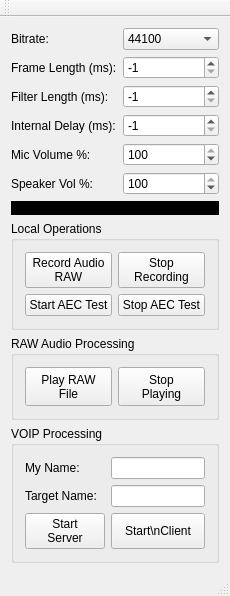
<?xml version="1.0" encoding="UTF-8"?>
<ui version="4.0">
 <class>MainWindow</class>
 <widget class="QMainWindow" name="MainWindow">
  <property name="geometry">
   <rect>
    <x>0</x>
    <y>0</y>
    <width>208</width>
    <height>596</height>
   </rect>
  </property>
  <property name="windowTitle">
   <string>MainWindow</string>
  </property>
  <widget class="QWidget" name="centralWidget">
   <layout class="QGridLayout" name="gridLayout">
    <item row="5" column="0">
     <widget class="QLabel" name="label_3">
      <property name="text">
       <string>Mic Volume %:</string>
      </property>
     </widget>
    </item>
    <item row="1" column="1">
     <widget class="QSpinBox" name="spinBox_3">
      <property name="minimum">
       <number>-1</number>
      </property>
      <property name="maximum">
       <number>1000</number>
      </property>
      <property name="value">
       <number>-1</number>
      </property>
     </widget>
    </item>
    <item row="5" column="1">
     <widget class="QSpinBox" name="spinBox_4">
      <property name="maximum">
       <number>100</number>
      </property>
      <property name="value">
       <number>100</number>
      </property>
     </widget>
    </item>
    <item row="4" column="0">
     <widget class="QLabel" name="label_4">
      <property name="text">
       <string>Internal Delay (ms):</string>
      </property>
     </widget>
    </item>
    <item row="6" column="0">
     <widget class="QLabel" name="label_6">
      <property name="text">
       <string>Speaker Vol %:</string>
      </property>
     </widget>
    </item>
    <item row="4" column="1">
     <widget class="QSpinBox" name="spinBox_2">
      <property name="minimum">
       <number>-1</number>
      </property>
      <property name="maximum">
       <number>1000</number>
      </property>
      <property name="value">
       <number>-1</number>
      </property>
     </widget>
    </item>
    <item row="7" column="0" colspan="2">
     <widget class="QLabel" name="label_7">
      <property name="sizePolicy">
       <sizepolicy hsizetype="Preferred" vsizetype="Preferred">
        <horstretch>0</horstretch>
        <verstretch>0</verstretch>
       </sizepolicy>
      </property>
      <property name="styleSheet">
       <string notr="true">background-color: rgb(0, 0, 0);</string>
      </property>
      <property name="text">
       <string>SPEECH STATE</string>
      </property>
      <property name="alignment">
       <set>Qt::AlignCenter</set>
      </property>
     </widget>
    </item>
    <item row="0" column="0">
     <widget class="QLabel" name="label">
      <property name="text">
       <string>Bitrate:</string>
      </property>
     </widget>
    </item>
    <item row="10" column="0" colspan="2">
     <widget class="QGroupBox" name="groupBox_2">
      <property name="sizePolicy">
       <sizepolicy hsizetype="Expanding" vsizetype="Expanding">
        <horstretch>0</horstretch>
        <verstretch>0</verstretch>
       </sizepolicy>
      </property>
      <property name="title">
       <string>RAW Audio Processing</string>
      </property>
      <layout class="QGridLayout" name="gridLayout_3">
       <item row="0" column="0">
        <widget class="QPushButton" name="pushButton_4">
         <property name="sizePolicy">
          <sizepolicy hsizetype="Expanding" vsizetype="Expanding">
           <horstretch>0</horstretch>
           <verstretch>0</verstretch>
          </sizepolicy>
         </property>
         <property name="text">
          <string>Play RAW
File</string>
         </property>
        </widget>
       </item>
       <item row="0" column="1">
        <widget class="QPushButton" name="pushButton_7">
         <property name="sizePolicy">
          <sizepolicy hsizetype="Expanding" vsizetype="Expanding">
           <horstretch>0</horstretch>
           <verstretch>0</verstretch>
          </sizepolicy>
         </property>
         <property name="text">
          <string>Stop
Playing</string>
         </property>
        </widget>
       </item>
      </layout>
     </widget>
    </item>
    <item row="3" column="0">
     <widget class="QLabel" name="label_2">
      <property name="text">
       <string>Filter Length (ms):</string>
      </property>
     </widget>
    </item>
    <item row="8" column="0" colspan="2">
     <widget class="QGroupBox" name="groupBox">
      <property name="sizePolicy">
       <sizepolicy hsizetype="Expanding" vsizetype="Expanding">
        <horstretch>0</horstretch>
        <verstretch>0</verstretch>
       </sizepolicy>
      </property>
      <property name="title">
       <string>Local Operations</string>
      </property>
      <layout class="QGridLayout" name="gridLayout_2">
       <item row="0" column="0">
        <widget class="QPushButton" name="pushButton">
         <property name="sizePolicy">
          <sizepolicy hsizetype="Expanding" vsizetype="Expanding">
           <horstretch>0</horstretch>
           <verstretch>0</verstretch>
          </sizepolicy>
         </property>
         <property name="text">
          <string>Record Audio
RAW</string>
         </property>
        </widget>
       </item>
       <item row="0" column="1">
        <widget class="QPushButton" name="pushButton_2">
         <property name="sizePolicy">
          <sizepolicy hsizetype="Expanding" vsizetype="Expanding">
           <horstretch>0</horstretch>
           <verstretch>0</verstretch>
          </sizepolicy>
         </property>
         <property name="text">
          <string>Stop
Recording</string>
         </property>
        </widget>
       </item>
       <item row="1" column="0">
        <widget class="QPushButton" name="pushButton_5">
         <property name="sizePolicy">
          <sizepolicy hsizetype="Expanding" vsizetype="Expanding">
           <horstretch>0</horstretch>
           <verstretch>0</verstretch>
          </sizepolicy>
         </property>
         <property name="text">
          <string>Start AEC Test</string>
         </property>
        </widget>
       </item>
       <item row="1" column="1">
        <widget class="QPushButton" name="pushButton_6">
         <property name="sizePolicy">
          <sizepolicy hsizetype="Expanding" vsizetype="Expanding">
           <horstretch>0</horstretch>
           <verstretch>0</verstretch>
          </sizepolicy>
         </property>
         <property name="text">
          <string>Stop AEC Test</string>
         </property>
        </widget>
       </item>
      </layout>
     </widget>
    </item>
    <item row="6" column="1">
     <widget class="QSpinBox" name="spinBox_5">
      <property name="maximum">
       <number>100</number>
      </property>
      <property name="value">
       <number>100</number>
      </property>
     </widget>
    </item>
    <item row="3" column="1">
     <widget class="QSpinBox" name="spinBox">
      <property name="minimum">
       <number>-1</number>
      </property>
      <property name="maximum">
       <number>1000</number>
      </property>
      <property name="value">
       <number>-1</number>
      </property>
     </widget>
    </item>
    <item row="1" column="0">
     <widget class="QLabel" name="label_5">
      <property name="text">
       <string>Frame Length (ms):</string>
      </property>
     </widget>
    </item>
    <item row="0" column="1">
     <widget class="QComboBox" name="comboBox">
      <property name="currentIndex">
       <number>2</number>
      </property>
      <item>
       <property name="text">
        <string>8000</string>
       </property>
      </item>
      <item>
       <property name="text">
        <string>16000</string>
       </property>
      </item>
      <item>
       <property name="text">
        <string>44100</string>
       </property>
      </item>
     </widget>
    </item>
    <item row="11" column="0" colspan="2">
     <widget class="QGroupBox" name="groupBox_3">
      <property name="title">
       <string>VOIP Processing</string>
      </property>
      <layout class="QGridLayout" name="gridLayout_4">
       <item row="0" column="1">
        <widget class="QLineEdit" name="lineEdit">
         <property name="sizePolicy">
          <sizepolicy hsizetype="Expanding" vsizetype="Expanding">
           <horstretch>0</horstretch>
           <verstretch>0</verstretch>
          </sizepolicy>
         </property>
        </widget>
       </item>
       <item row="0" column="0">
        <widget class="QLabel" name="label_8">
         <property name="sizePolicy">
          <sizepolicy hsizetype="Expanding" vsizetype="Expanding">
           <horstretch>0</horstretch>
           <verstretch>0</verstretch>
          </sizepolicy>
         </property>
         <property name="text">
          <string>My Name:</string>
         </property>
        </widget>
       </item>
       <item row="1" column="0">
        <widget class="QLabel" name="label_9">
         <property name="sizePolicy">
          <sizepolicy hsizetype="Expanding" vsizetype="Expanding">
           <horstretch>0</horstretch>
           <verstretch>0</verstretch>
          </sizepolicy>
         </property>
         <property name="text">
          <string>Target Name:</string>
         </property>
        </widget>
       </item>
       <item row="1" column="1">
        <widget class="QLineEdit" name="lineEdit_2">
         <property name="sizePolicy">
          <sizepolicy hsizetype="Expanding" vsizetype="Expanding">
           <horstretch>0</horstretch>
           <verstretch>0</verstretch>
          </sizepolicy>
         </property>
        </widget>
       </item>
       <item row="2" column="0">
        <widget class="QPushButton" name="pushButton_3">
         <property name="sizePolicy">
          <sizepolicy hsizetype="Expanding" vsizetype="Expanding">
           <horstretch>0</horstretch>
           <verstretch>0</verstretch>
          </sizepolicy>
         </property>
         <property name="text">
          <string>Start
Server</string>
         </property>
        </widget>
       </item>
       <item row="2" column="1">
        <widget class="QPushButton" name="pushButton_8">
         <property name="sizePolicy">
          <sizepolicy hsizetype="Expanding" vsizetype="Expanding">
           <horstretch>0</horstretch>
           <verstretch>0</verstretch>
          </sizepolicy>
         </property>
         <property name="text">
          <string>Start\nClient</string>
         </property>
        </widget>
       </item>
      </layout>
     </widget>
    </item>
   </layout>
  </widget>
  <widget class="QMenuBar" name="menuBar">
   <property name="geometry">
    <rect>
     <x>0</x>
     <y>0</y>
     <width>208</width>
     <height>21</height>
    </rect>
   </property>
  </widget>
  <widget class="QToolBar" name="mainToolBar">
   <attribute name="toolBarArea">
    <enum>TopToolBarArea</enum>
   </attribute>
   <attribute name="toolBarBreak">
    <bool>false</bool>
   </attribute>
  </widget>
  <widget class="QStatusBar" name="statusBar"/>
 </widget>
 <layoutdefault spacing="6" margin="11"/>
 <resources/>
 <connections/>
</ui>
